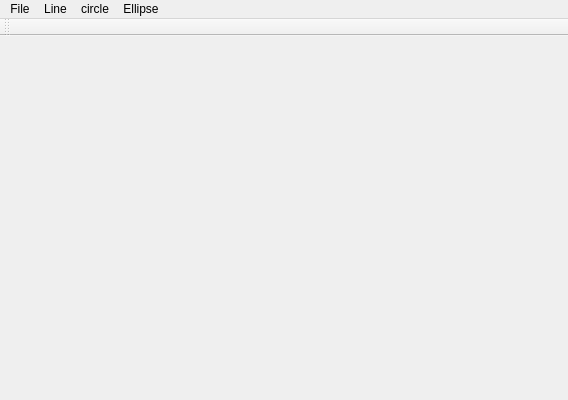
<?xml version="1.0" encoding="UTF-8"?>
<ui version="4.0">
 <class>MainWindow</class>
 <widget class="QMainWindow" name="MainWindow">
  <property name="geometry">
   <rect>
    <x>0</x>
    <y>0</y>
    <width>568</width>
    <height>400</height>
   </rect>
  </property>
  <property name="windowTitle">
   <string>MainWindow</string>
  </property>
  <property name="styleSheet">
   <string notr="true"/>
  </property>
  <widget class="QWidget" name="centralWidget"/>
  <widget class="QMenuBar" name="menuBar">
   <property name="geometry">
    <rect>
     <x>0</x>
     <y>0</y>
     <width>568</width>
     <height>25</height>
    </rect>
   </property>
   <widget class="QMenu" name="menuLine">
    <property name="title">
     <string>Line</string>
    </property>
    <addaction name="lineCartesian"/>
    <addaction name="separator"/>
    <addaction name="lineParametric"/>
    <addaction name="separator"/>
    <addaction name="lineInteger_DDA"/>
   </widget>
   <widget class="QMenu" name="menuFile">
    <property name="title">
     <string>File</string>
    </property>
    <addaction name="save"/>
    <addaction name="load"/>
   </widget>
   <widget class="QMenu" name="menuCicle">
    <property name="title">
     <string>circle</string>
    </property>
    <addaction name="separator"/>
    <addaction name="separator"/>
    <addaction name="circleCartesian"/>
    <addaction name="circleDDA"/>
    <addaction name="circlePolar"/>
    <addaction name="circleMidPoint"/>
    <addaction name="circleFilled"/>
   </widget>
   <widget class="QMenu" name="menuEllipse">
    <property name="title">
     <string>Ellipse</string>
    </property>
    <addaction name="ellipseCartesian"/>
    <addaction name="ellipsePolar"/>
   </widget>
   <addaction name="menuFile"/>
   <addaction name="menuLine"/>
   <addaction name="menuCicle"/>
   <addaction name="menuEllipse"/>
  </widget>
  <widget class="QToolBar" name="mainToolBar">
   <attribute name="toolBarArea">
    <enum>TopToolBarArea</enum>
   </attribute>
   <attribute name="toolBarBreak">
    <bool>false</bool>
   </attribute>
  </widget>
  <action name="lineCartesian">
   <property name="text">
    <string>Cartesian</string>
   </property>
  </action>
  <action name="lineParametric">
   <property name="text">
    <string>Parametric</string>
   </property>
  </action>
  <action name="lineInteger_DDA">
   <property name="text">
    <string>Integer DDA</string>
   </property>
  </action>
  <action name="save">
   <property name="text">
    <string>Save</string>
   </property>
  </action>
  <action name="load">
   <property name="text">
    <string>Load</string>
   </property>
  </action>
  <action name="circleCartesian">
   <property name="text">
    <string>cartesian</string>
   </property>
  </action>
  <action name="circleDDA">
   <property name="text">
    <string>Integer DDA</string>
   </property>
  </action>
  <action name="circlePolar">
   <property name="text">
    <string>Polar</string>
   </property>
  </action>
  <action name="circleMidPoint">
   <property name="text">
    <string>MidPoint</string>
   </property>
  </action>
  <action name="circleFilled">
   <property name="text">
    <string>Circle Filled</string>
   </property>
  </action>
  <action name="ellipseCartesian">
   <property name="text">
    <string>Cartesian</string>
   </property>
  </action>
  <action name="ellipsePolar">
   <property name="text">
    <string>Polar</string>
   </property>
  </action>
 </widget>
 <layoutdefault spacing="6" margin="11"/>
 <resources/>
 <connections/>
</ui>
